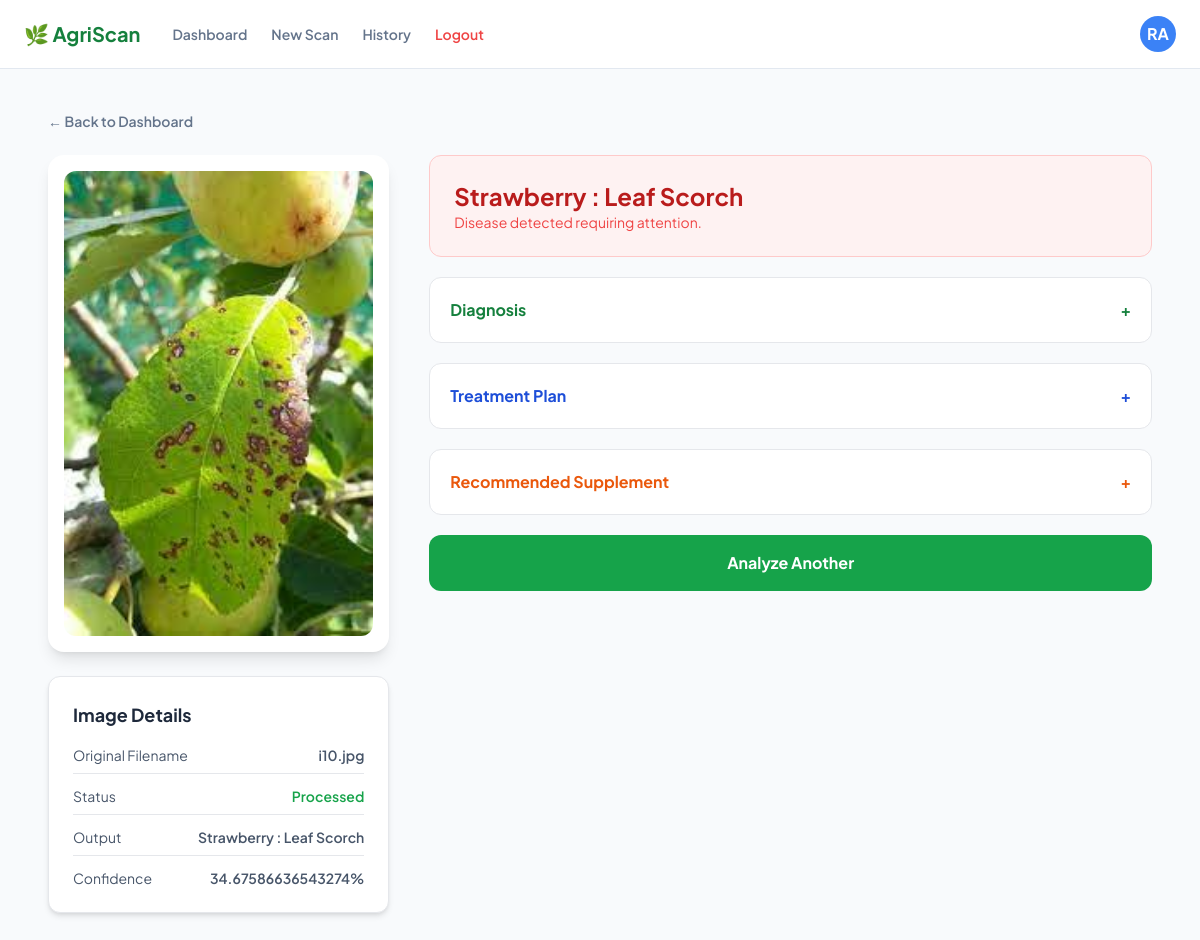
/result/4 (signed in), run on the app's committed database.
### models.py (models this page shows)
class Scan(db.Model):
    id = db.Column(db.Integer, primary_key=True)
    disease_name = db.Column(db.String(200))
    description = db.Column(db.Text)
    prevention = db.Column(db.Text)
    supplement_name = db.Column(db.String(200))
    supplement_link = db.Column(db.String(500))
    supplement_image = db.Column(db.String(200))
    confidence = db.Column(db.Float)
    image_file = db.Column(db.String(200))
    date_scanned = db.Column(db.DateTime, default=datetime.utcnow)
    user_id = db.Column(db.Integer, db.ForeignKey('user.id'))

### app.py (the view)
@app.route('/result/<int:id>')
@login_required
def result(id):
    scan = Scan.query.get_or_404(id)
    return render_template('result.html', scan=scan)

### app.py (called while the page is built)
@login_manager.user_loader
def load_user(user_id):
    return User.query.get(int(user_id))

### templates/result.html (shortened to what this page needs)
<!DOCTYPE html>
<html lang="en">
<head>
<script src="https://cdn.tailwindcss.com"></script>
</head>
<body class="bg-slate-50 text-slate-900">
<nav class="bg-white border-b border-slate-200 px-6 py-4 flex items-center justify-between">
<div class="flex items-center gap-8">
<span class="text-xl font-bold text-green-700">🌿 AgriScan</span>
<div class="hidden md:flex items-center gap-6">
<a href="{{ url_for('dashboard') }}" class="text-sm font-semibold text-slate-500 hover:text-green-600">Dashboard</a>
<a href="{{ url_for('upload') }}" class="text-sm font-semibold text-slate-500 hover:text-green-600">New Scan</a>
<a href="{{ url_for('history') }}" class="text-sm font-semibold text-slate-500 hover:text-green-600">History</a>
<a href="{{ url_for('logout') }}" class="text-sm font-semibold text-red-500 hover:text-red-700">Logout</a>
</div>
</div>
<div class="w-9 h-9 bg-blue-500 text-white rounded-full flex items-center justify-center font-bold">
RA
</div>
</nav>
<main class="max-w-6xl mx-auto px-6 py-10">
<a href="{{ url_for('dashboard') }}" class="text-sm text-slate-500 font-semibold mb-6 inline-block">
← Back to Dashboard
</a>
<div class="grid md:grid-cols-3 gap-10">
<div class="md:col-span-1">
<div class="bg-white p-4 rounded-2xl shadow-lg">
<img src="{{ url_for('static', filename='uploads/' + scan.image_file) }}"
class="rounded-xl w-full">
</div>
<div class="bg-white rounded-xl shadow-md p-6 mt-6 border">
<h3 class="font-bold text-lg mb-4 text-slate-800">
Image Details
</h3>
<div class="space-y-3 text-sm text-slate-600">
<div class="flex justify-between border-b pb-2">
<span>Original Filename</span>
<span class="font-semibold">{{ scan.image_file }}</span>
</div>
<div class="flex justify-between border-b pb-2">
<span>Status</span>
<span class="font-semibold text-green-600">Processed</span>
</div>
<div class="flex justify-between border-b pb-2">
<span>Output</span>
<span class="font-semibold">{{ scan.disease_name }}</span>
</div>
<div class="flex justify-between">
<span>Confidence</span>
<span class="font-semibold">{{ scan.confidence }}%</span>
</div>
</div>
</div>
</div>
<div class="md:col-span-2 space-y-5">
<div class="bg-red-50 border border-red-200 rounded-xl p-6">
<h2 class="text-2xl font-bold text-red-700">
{{ scan.disease_name }}
</h2>
<p class="text-red-500 text-sm">
Disease detected requiring attention.
</p>
</div>
<div class="bg-white border rounded-xl">
<button onclick="toggleSection('diagnosis')"
class="w-full text-left p-5 font-bold text-green-700 flex justify-between">
Diagnosis <span>+</span>
</button>
</div>
<div class="bg-white border rounded-xl">
<button onclick="toggleSection('treatment')"
class="w-full text-left p-5 font-bold text-blue-700 flex justify-between">
Treatment Plan <span>+</span>
</button>
</div>
<div class="bg-white border rounded-xl">
<button onclick="toggleSection('supplement')"
class="w-full text-left p-5 font-bold text-orange-600 flex justify-between">
Recommended Supplement <span>+</span>
</button>
</div>
<a href="{{ url_for('upload') }}"
class="block text-center bg-green-600 text-white py-4 rounded-xl font-bold hover:bg-green-700">
Analyze Another
</a>
</div>
</div>
</main>
</body>
</html>

### templates/result.html (style rules this page uses)
body { font-family:'Plus Jakarta Sans',sans-serif; }

### data on the page
Scan: image_file (picture), image_file "i10.jpg", disease_name "Strawberry : Leaf Scorch", confidence "34.67586636543274"
